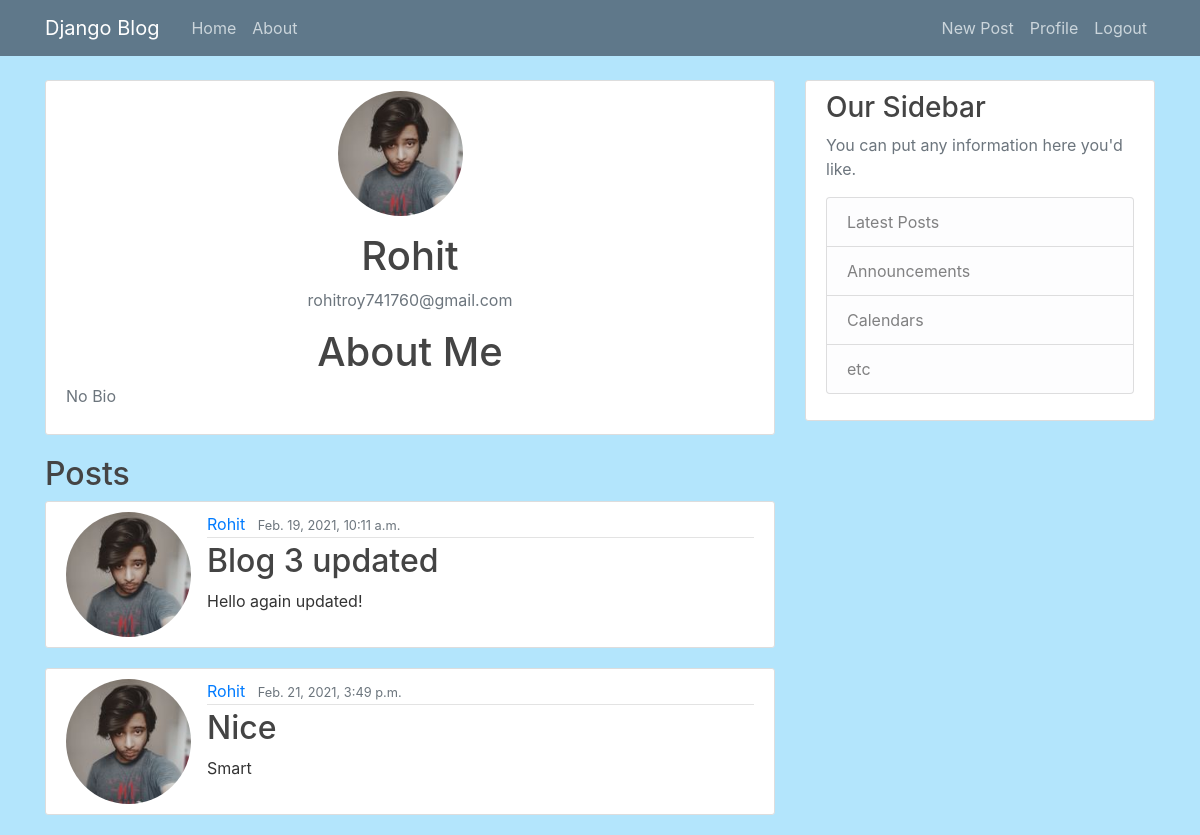
/profile/1, run on an earlier commit of the app's database.
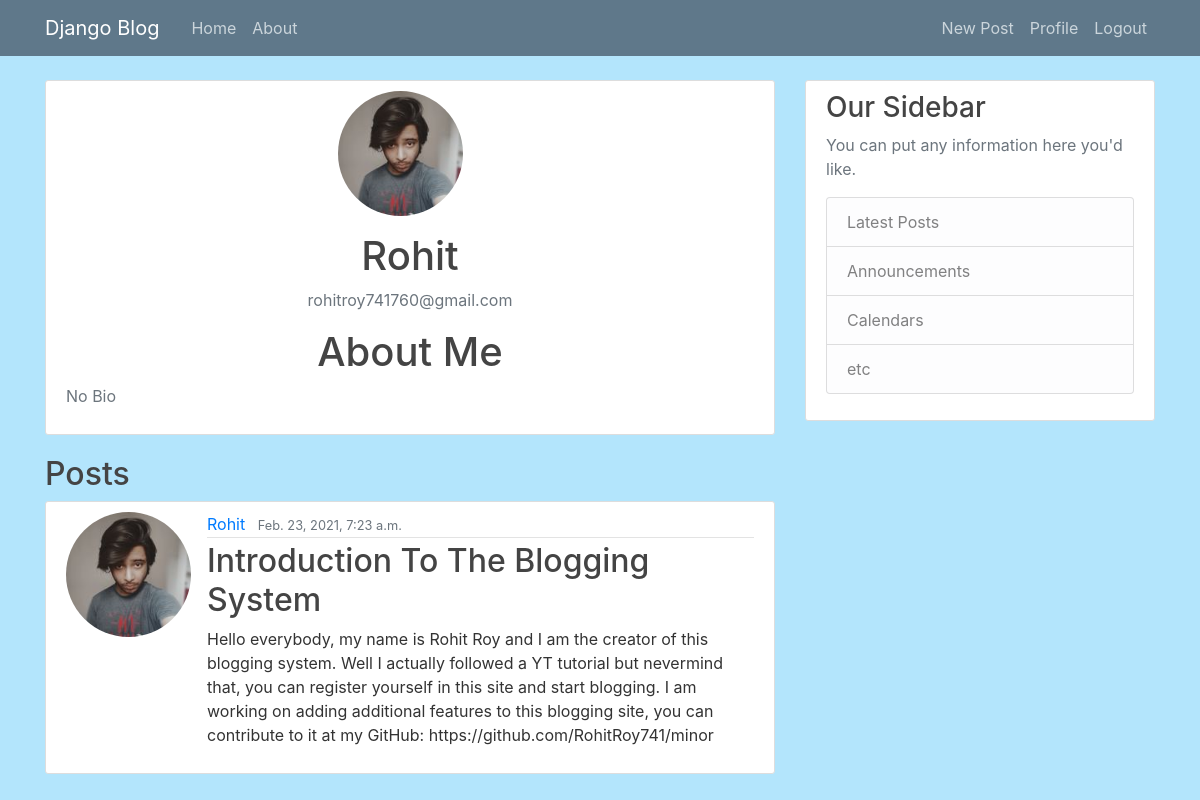
And on a later commit of the database.
### users/models.py (models this page shows, shortened)
class Profile(models.Model):
    user = models.OneToOneField(User, on_delete=models.CASCADE)
    image = models.ImageField(default='default.jpg', upload_to='profile_pics')
    bio = models.TextField(default="No Bio")

### blog/models.py (models this page shows, shortened)
class Post(models.Model):
    title = models.CharField(max_length=100)
    content = models.TextField()
    date_posted = models.DateTimeField(default=timezone.now)
    author = models.ForeignKey(
        User, related_name='posts', on_delete=models.CASCADE)

### users/views.py (the view)
def profile_page(request, pk):
    context = {"user": User.objects.get(
        id=pk), 'posts': Post.objects.all()}
    return render(request, "users/profile_page.html", context)

### users/templates/users/profile_page.html
{% extends "blog/base.html" %}
{% block content %}
  <div class="content-section" style="text-align: center;">
    <img class="rounded-circle account-img" src="{{ user.profile.image.url }}">
    <div class="media" style="text-align: center;">
        <div class="media-body">
            <h2 class="account-heading">{{ user.username }}</h2>
            <p class="text-secondary">{{ user.email }}</p>
        </div>
    </div>
    <div class="media" style="text-align: center;">
      <div class="media-body">
        <h2 class="account-heading">About Me</h2>
        <p class="text-secondary" style="text-align: left;">{{ user.profile.bio }}</p>
      </div>
    </div>
  </div>
  <h2>Posts</h2>
  {% for post in posts %}
    {% ifequal user post.author %}
      <article class="media content-section">
        <img class="rounded-circle article-img" src="{{ post.author.profile.image.url }}" >
        <div class="media-body">
        <div class="article-metadata">
            <a class="mr-2" href="{% url 'profile-page' post.author.id %}">{{ post.author }}</a>
            <small class="text-muted">{{ post.date_posted }}</small>
        </div>
          <h2><a class="article-title" href="{% url 'post-detail' post.id %}">{{ post.title }}</a></h2>
          <p class="article-content">{{ post.content }}</p>
        </div>
      </article>
    {% endifequal %}
  {% endfor %}
{% endblock content %}

### blog/templates/blog/base.html (shortened to what this page needs)
{% load static %}
<!DOCTYPE html>
<html lang="en">
<head>
    <link rel="stylesheet" href="https://stackpath.bootstrapcdn.com/bootstrap/4.3.1/css/bootstrap.min.css">
    <link rel="stylesheet" type ="text/css" href="{% static 'blog/main.css' %}">
</head>
<body>
    <header class="site-header">
        <nav class="navbar navbar-expand-md navbar-dark bg-steel fixed-top">
            <div class="container">
            <a class="navbar-brand mr-4" href="/">Django Blog</a>
            <div class="collapse navbar-collapse" id="navbarToggle">
                <div class="navbar-nav mr-auto">
                <a class="nav-item nav-link" href="{% url 'blog-home' %}">Home</a>
                <a class="nav-item nav-link" href="{% url 'blog-about' %}">About</a>
                </div>
                <div class="navbar-nav">
                  {% if user.is_authenticated %}
                    <a class="nav-item nav-link" href="{% url 'post-create' %}">New Post</a>
                    <a class="nav-item nav-link" href="{% url 'profile' %}">Profile</a>
                    <a class="nav-item nav-link" href="{% url 'logout' %}">Logout</a>
                  {% else %}
                    <a class="nav-item nav-link" href="{% url 'login' %}">Login</a>
                    <a class="nav-item nav-link" href="{% url 'register' %}">Register</a>
                  {% endif %}
                </div>
            </div>
            </div>
        </nav>
    </header>
    <main role="main" class="container">
        <div class="row">
          <div class="col-md-8">
            {% block content %}{% endblock %}
          </div>
          <div class="col-md-4">
            <div class="content-section">
              <h3>Our Sidebar</h3>
              <p class='text-muted'>You can put any information here you'd like.
                <ul class="list-group">
                  <li class="list-group-item list-group-item-light">Latest Posts</li>
                  <li class="list-group-item list-group-item-light">Announcements</li>
                  <li class="list-group-item list-group-item-light">Calendars</li>
                  <li class="list-group-item list-group-item-light">etc</li>
                </ul>
              </p>
            </div>
          </div>
        </div>
      </main>
</body>
</html>

### blog/static/blog/main.css (style rules this page uses)
body { background: #fafafa; color: #333333; margin-top: 5rem; }
h1, h2, h3, h4, h5, h6 { color: #444444; }
ul { margin: 0; }
.bg-steel { background-color: #5f788a; }
.site-header .navbar-nav .nav-link { color: #cbd5db; }
.content-section { background: #ffffff; padding: 10px 20px; border: 1px solid #dddddd; border-radius: 3px; margin-bottom: 20px; }
.article-title { color: #444444; }
.article-content { white-space: pre-line; }
.article-img { height: 125px; width: 125px; margin-right: 16px; }
.article-metadata { padding-bottom: 1px; margin-bottom: 4px; border-bottom: 1px solid #e3e3e3; }
.account-img { height: 125px; width: 125px; margin-right: 20px; margin-bottom: 16px; }
.account-heading { font-size: 2.5rem; }
body { background-color: #b3e5fc; border-radius: 10px; }

What changed in the data, as far as the page shows it:
removed Post: author.profile.image (picture), author "Rohit", date_posted "Feb. 19, 2021, 10:11 a.m.", title "Blog 3 updated", content "Hello again updated!"
removed Post: author.profile.image (picture), author "Rohit", date_posted "Feb. 21, 2021, 3:49 p.m.", title "Nice", content "Smart"
added Post: author.profile.image (picture), author "Rohit", date_posted "Feb. 23, 2021, 7:23 a.m.", title "Introduction To The Blogging System", content "Hello everybody, my name is Rohit Roy and I am the creator of this blogging system. Well I actually followed a YT tutorial but nevermind that, you can register yourself in this site and start blogging. I am working on adding additional features to this blogging site, you can contribute to it at my GitHub: https://github.com/RohitRoy741/minor"
